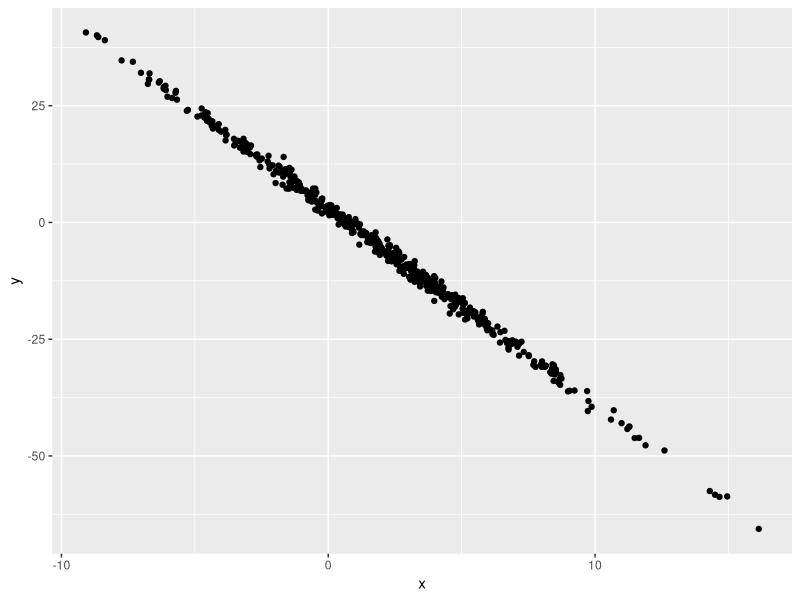
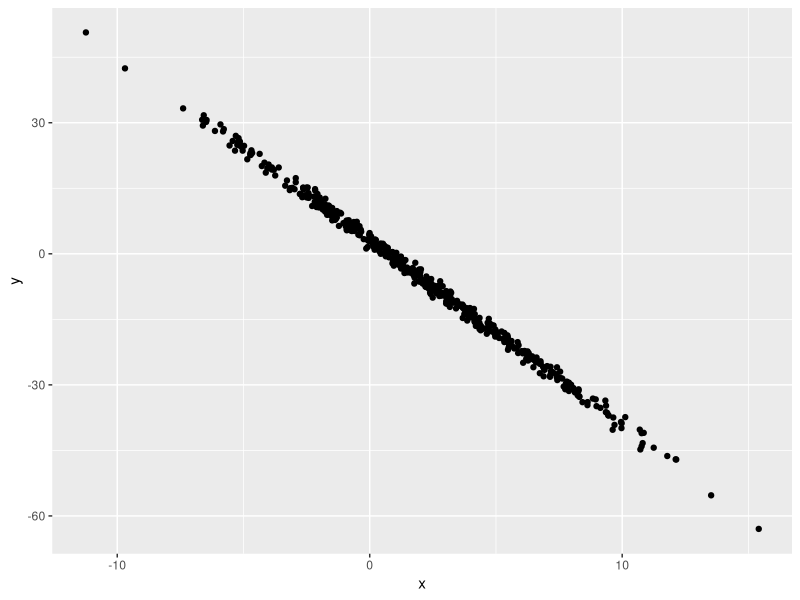
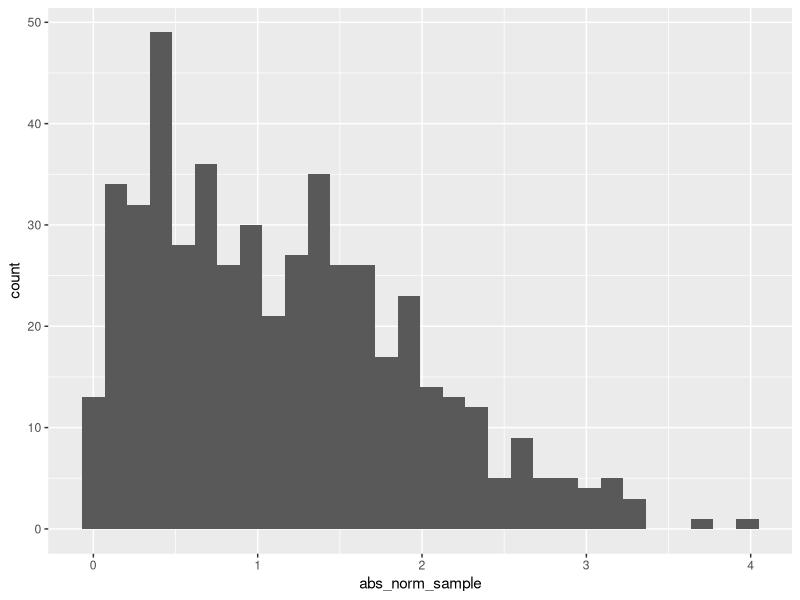

R code for these plots, in order:
## ---- chunk 1
samp = rnorm(100)
length(samp)
## ---- chunk 2
library(tidyverse)

plot_df = tibble(
  x = rnorm(500, mean=2, sd=4),
  y = 3 - 4.2*x + rnorm(500)
)

ggplot(plot_df,aes(x = x,y = y)) + geom_point()
## ---- chunk 3
library(tidyverse)

plot_df = tibble(
  x = rnorm(500, mean=2, sd=4),
  y = 3 - 4.2*x + rnorm(500)
)

ggplot(plot_df,aes(x = x,y = y)) + geom_point()
## ---- chunk 4

library(tidyverse)

plot_df = tibble(
  norm_sample = rnorm(500, mean=1),
  norm_sample_pos = norm_sample > 0,
  abs_norm_sample = abs(norm_sample)
)

ggplot(plot_df, aes(x = abs_norm_sample)) + geom_histogram()

median_sample = median(pull(plot_df, norm_sample))

